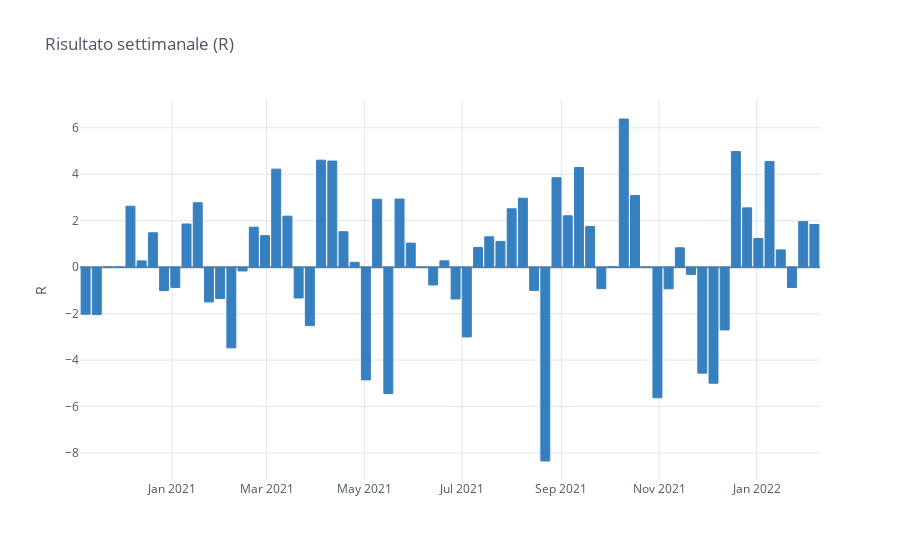

Notebook code cell kept with this figure:
### Code cell
df = full_daniel_by_close.groupby(pd.Grouper(freq='W')).sum()
df.iplot(kind='bar', y='result', color='blue', opacity=1, title='Risultato settimanale (R)',
         yTitle='R', zerolinecolor='grey')
